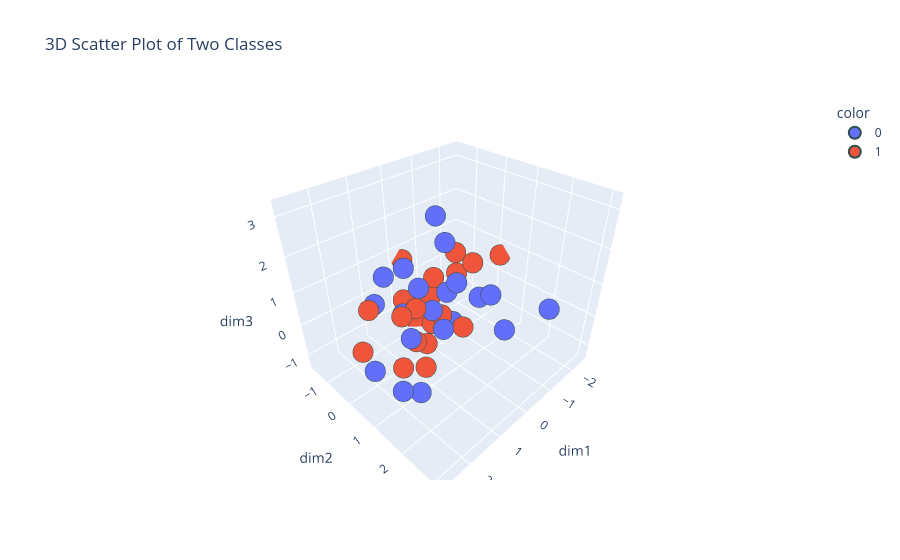

Notebook code for this chart:
### Code cell
import plotly.express as px

fig = px.scatter_3d(df, x=df['dim1'], y=df['dim2'], z=df['dim3'], color=df['target'].astype(str), title='3D Scatter Plot of Two Classes')
fig.update_traces(marker=dict(size=12, line=dict(width=2, color='DarkSlateGrey')), selector=dict(mode='markers'))

fig.show()

### Figure 1 — Plotly figure (JSON) as saved in the notebook; plotly's stock layout.template omitted (floating-point values rounded to 4 significant figures)
{"data": [{"hovertemplate": "color=0<br>dim1=%{x}<br>dim2=%{y}<br>dim3=%{z}<extra></extra>", "legendgroup": "0", "marker": {"color": "#636efa", "line": {"color": "DarkSlateGrey", "width": 2}, "size": 12, "symbol": "circle"}, "mode": "markers", "name": "0", "scene": "scene", "showlegend": true, "type": "scatter3d", "x": [0.9049, -0.3106, -0.5616, 1.568, 1.302, -0.6712, 1.68, 0.06974, -0.01471, 0.5345, 0.3854, 0.6027, 1.547, 1.611, 0.6693, 2.705, 2.116, 0.2509, 1.383, 1.322], "y": [-0.156, -0.1821, 3.092, 0.9482, 1.73, 0.9975, 1.331, 0.5796, 0.707, 1.366, 2.651, 0.6234, -0.416, 0.1605, -0.3109, 2.012, 0.1414, 2.114, 1.874, 0.996], "z": [0.1831, 2.481, 1.311, 0.4609, 1.042, 0.4924, -0.9349, 0.8141, -0.09138, 1.696, 1.03, 0.561, 0.6877, 1.785, 1.378, 0.4331, -0.7651, 1.606, 3.243, 1.758]}, {"hovertemplate": "color=1<br>dim1=%{x}<br>dim2=%{y}<br>dim3=%{z}<extra></extra>", "legendgroup": "1", "marker": {"color": "#EF553B", "line": {"color": "DarkSlateGrey", "width": 2}, "size": 12, "symbol": "circle"}, "mode": "markers", "name": "1", "scene": "scene", "showlegend": true, "type": "scatter3d", "x": [1.415, -0.9926, 1.968, 0.4206, -0.4208, -0.3675, 1.045, 1.772, -1.01, -2.506, -0.02254, 0.667, -0.04544, 0.1901, 1.267, 0.9486, -0.3316, 0.3223, -1.838, 0.2411], "y": [0.4577, -0.1613, -0.5478, 0.4116, -0.552, -1.137, 0.5382, -0.3475, 0.4417, 0.147, 0.01342, 0.02581, 1.041, 0.5121, 0.1736, 0.7017, -1.632, 0.06034, -0.9388, -0.9525], "z": [0.7289, 1.192, -0.6794, -0.07132, -0.1211, -1.322, 0.8121, 0.6701, 1.129, 0.6062, 0.9359, -0.7776, -0.09403, 0.1315, -1.223, -1.051, 0.6191, -1.043, -0.2018, -0.1363]}], "layout": {"legend": {"title": {"text": "color"}, "tracegroupgap": 0}, "scene": {"domain": {"x": [0, 1], "y": [0, 1]}, "xaxis": {"title": {"text": "dim1"}}, "yaxis": {"title": {"text": "dim2"}}, "zaxis": {"title": {"text": "dim3"}}}, "title": {"text": "3D Scatter Plot of Two Classes"}}}
